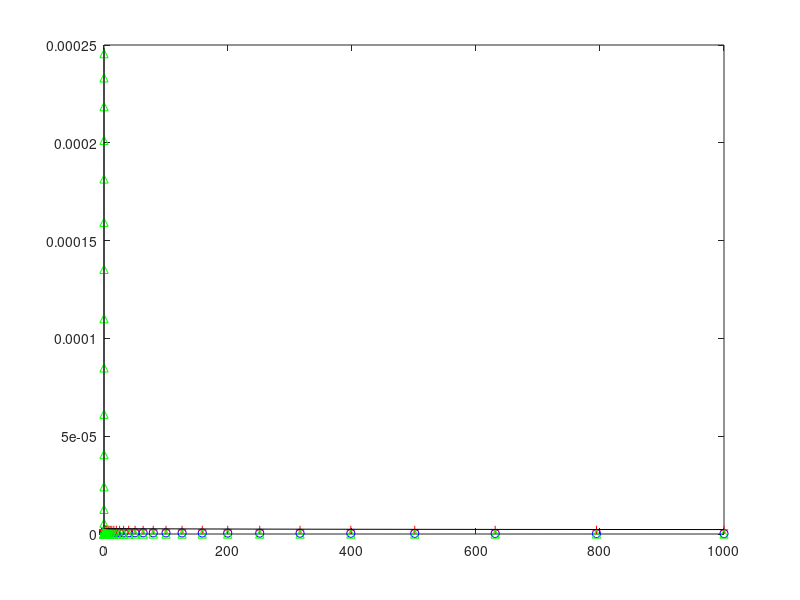

The MATLAB source for this figure: (Note: this script raises an error after producing the figure.)
function oxide_builder
    clc; 
    clear all;
    
    base_time = -4:0.1:3.0;
    time = 10.^base_time; %0.0:0.1:10.0;
    Tk = 298.0;
    kf = 504;
    ap = 0.32; %0.3; %0.43; %
    Ef = 0.6; %0.8; %0.4; %
    i0 = 4.0e-10; %1.0e-10;
    Vapp = 0.6;
    imono = monolayer_model(time);
    i_growth = interface_model(kf,ap,Ef,i0,Vapp,time,Tk);
  
    i_pass = passive_model(time);
    
    i_tot = i_growth + i_pass + imono;
%     i_check = 10.^-time;    
    
    figure(7)
    hold on
    box on
    plot(time, i_growth,'bo')
    plot(time, i_pass, 'r+')
    plot(time, imono, 'g^')
    plot(time, i_tot,'-k')
%     plot(time, i_check,'r+')
    ax = gca;
    ax.XScale = 'log';
    ax.YScale = 'log';
    ylim([1.0e-15 1.0])
    hold off
    
    figure(8)
    hold on
    box on
    plot(time, i_growth,'bo')
    plot(time, i_pass, 'r+')
    plot(time, imono, 'g^')
    plot(time, i_tot,'-k')
%     plot(time, i_check,'r+')
    ax = gca;
%     ax.XScale = 'log';
%     ax.YScale = 'log';
    ylim([1.0e-6 0.5])
    xlim([0.0 10.0])
    hold off    
    
end

function ig = interface_model(kf, ap, Ef, i0, U, dt, T)
    F = 96485;
    R = 8.314;
    gp = (ap*F)/(R*T);
    num = i0 * exp(gp * U);
    
    denom = 1.0 + (gp * Ef * kf * num).*dt;
    
    ig = num./denom;
end

function im = monolayer_model(dt)
    i0 = 0.3e-3; %3.0e-1;
    k = 2.0e3; %5.0e3;
    im = i0.*exp(-k.*dt);
end

function ip = passive_model(dt)
    i0_pass = 1.0e-2/(80*60);
    ip = zeros(1,length(dt));
    ip(1,:) = i0_pass;
end